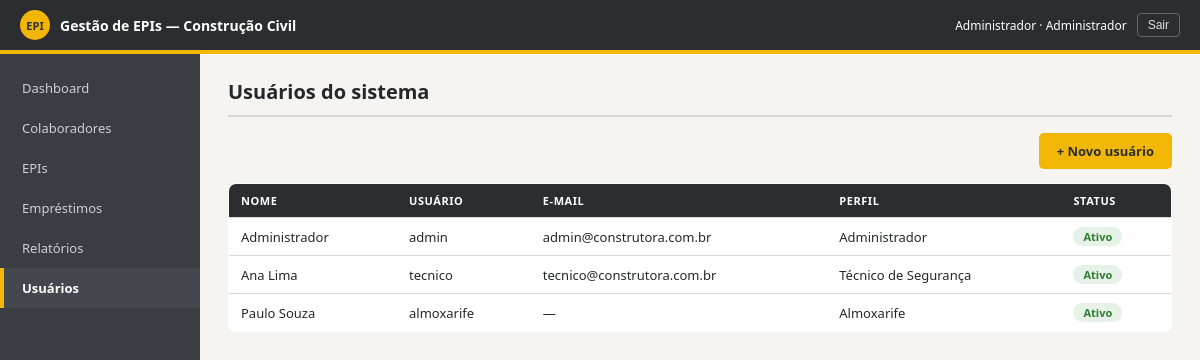
Screenshot of /usuarios/ (signed in) with the database file from the repository.
### core/models.py (models this page shows, shortened)
class Usuario(AbstractUser):
    class Perfil(models.TextChoices):
        ADMINISTRADOR = 'ADMINISTRADOR', 'Administrador'
        TECNICO = 'TECNICO', 'Técnico de Segurança'
        ALMOXARIFE = 'ALMOXARIFE', 'Almoxarife'
    perfil = models.CharField('Perfil de acesso', max_length=20,
                              choices=Perfil.choices, default=Perfil.TECNICO)
    @property
    def eh_admin(self):
        return self.perfil == self.Perfil.ADMINISTRADOR or self.is_superuser

### core/views.py (the view)
# urls.py: path('usuarios/', views.usuario_lista, name='usuario_lista'),
@admin_required
def usuario_lista(request):
    return render(request, 'core/usuario_lista.html', {
        'usuarios': Usuario.objects.order_by('first_name', 'username'),
    })

### core/templates/core/usuario_lista.html (shortened to what this page needs)
{% extends 'core/base.html' %}
{% block conteudo %}
<h1>Usuários do sistema</h1>
<div class="filtros">
  <a class="btn btn-primario" style="margin-left:auto;" href="{% url 'usuario_novo' %}">+ Novo usuário</a>
</div>
<table>
  <tr><th>Nome</th><th>Usuário</th><th>E-mail</th><th>Perfil</th><th>Status</th></tr>
  {% for u in usuarios %}
  <tr>
    <td>{{ u.get_full_name|default:'—' }}</td>
    <td>{{ u.username }}</td>
    <td>{{ u.email|default:'—' }}</td>
    <td>{{ u.get_perfil_display }}</td>
    <td>{% if u.is_active %}<span class="tag tag-ok">Ativo</span>{% else %}<span class="tag tag-neutro">Inativo</span>{% endif %}</td>
  </tr>
  {% endfor %}
</table>
{% endblock %}

### core/templates/core/base.html (shortened to what this page needs)
{% load static %}
<!DOCTYPE html>
<html lang="pt-BR">
<head>
<link rel="stylesheet" href="{% static 'css/style.css' %}">
</head>
<body>
<header class="topbar">
  <div class="marca"><span class="capacete">EPI</span> Gestão de EPIs — Construção Civil</div>
  <div class="usuario-chip">
    <span>{{ user.get_full_name|default:user.username }} · {{ user.get_perfil_display }}</span>
    <form method="post" action="{% url 'logout' %}">{% csrf_token %}<button type="submit">Sair</button></form>
  </div>
</header>
<div class="layout">
  <nav class="menu">
    {% with atual=request.resolver_match.url_name %}
    <a href="{% url 'dashboard' %}" class="{% if atual == 'dashboard' %}ativo{% endif %}">Dashboard</a>
    <a href="{% url 'colaborador_lista' %}" class="{% if 'colaborador' in atual %}ativo{% endif %}">Colaboradores</a>
    <a href="{% url 'epi_lista' %}" class="{% if 'epi_' in atual %}ativo{% endif %}">EPIs</a>
    <a href="{% url 'emprestimo_lista' %}" class="{% if 'emprestimo' in atual %}ativo{% endif %}">Empréstimos</a>
    <a href="{% url 'relatorios' %}" class="{% if atual == 'relatorios' %}ativo{% endif %}">Relatórios</a>
    {% if user.eh_admin %}
    <a href="{% url 'usuario_lista' %}" class="{% if 'usuario' in atual %}ativo{% endif %}">Usuários</a>
    {% endif %}
    {% endwith %}
  </nav>
  <main class="conteudo">
    {% block conteudo %}{% endblock %}
  </main>
</div>
</body>
</html>

### core/static/css/style.css (style rules this page uses)
:root { --grafite:#2b2d31; --grafite-2:#3a3d42; --amarelo:#f2b705; --amarelo-esc:#c79300; --papel:#f5f4f0; --branco:#ffffff; --linha:#d9d7d0; --texto:#26272b; --cinza:#6d6f76; --ok:#2e7d32; --alerta:#b3261e; --aviso:#9a6c00; }
* { box-sizing:border-box; margin:0; padding:0; }
body { font-family:'Segoe UI',Arial,sans-serif; background:var(--papel); color:var(--texto); font-size:14px; }
a { color:inherit; }
.topbar { display:flex; justify-content:space-between; align-items:center; background:var(--grafite); color:#fff; padding:10px 20px; border-bottom:4px solid var(--amarelo); }
.marca { display:flex; align-items:center; gap:10px; font-weight:700; }
.marca .capacete { width:30px;height:30px;border-radius:50%;background:var(--amarelo); color:var(--grafite);display:flex;align-items:center;justify-content:center;font-size:11px;font-weight:800; }
.usuario-chip { font-size:12px; display:flex; align-items:center; gap:10px; }
.usuario-chip form { display:inline; }
.usuario-chip button { background:none;border:1px solid #666;color:#ddd;border-radius:4px; padding:4px 10px;cursor:pointer;font-size:12px; }
.layout { display:flex; min-height:calc(100vh - 55px); }
.menu { width:200px; background:var(--grafite-2); padding:14px 0; }
.menu a { display:block; color:#cfd0d4; text-decoration:none; padding:11px 18px; font-size:13px; border-left:4px solid transparent; }
.menu a.ativo { border-left-color:var(--amarelo); background:#44474d; color:#fff; font-weight:600; }
.conteudo { flex:1; padding:24px 28px; max-width:1100px; }
h1 { font-size:20px; margin-bottom:16px; padding-bottom:10px; border-bottom:2px solid var(--linha); }
.btn { display:inline-block; border:none; border-radius:5px; padding:9px 18px; font-size:13px; font-weight:600; cursor:pointer; text-decoration:none; }
.btn-primario { background:var(--amarelo); color:var(--grafite); }
table { width:100%; border-collapse:collapse; background:var(--branco); border:1px solid var(--linha); border-radius:8px; overflow:hidden; font-size:13px; }
th { background:var(--grafite); color:#fff; text-align:left; padding:9px 12px; font-size:11px; text-transform:uppercase; letter-spacing:.05em; }
td { padding:9px 12px; border-top:1px solid var(--linha); }
.tag { display:inline-block; border-radius:12px; padding:2px 10px; font-size:11px; font-weight:600; }
.tag-ok { background:#e6f2e7; color:var(--ok); }
.filtros { display:flex; gap:10px; margin-bottom:14px; flex-wrap:wrap; align-items:flex-end; }

### rows the page displays
Usuario: get_full_name "Administrador", perfil "Administrador", username "admin", email "admin@construtora.com.br", is_active "Ativo"
Usuario: get_full_name "Ana Lima", username "tecnico", email "tecnico@construtora.com.br", perfil "Técnico de Segurança", is_active "Ativo"
Usuario: get_full_name "Paulo Souza", username "almoxarife", email "—", perfil "Almoxarife", is_active "Ativo"
